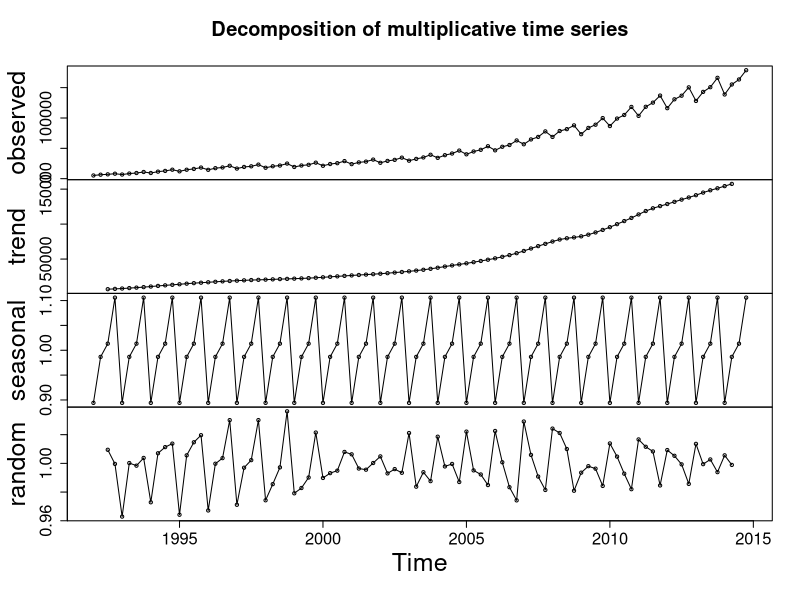
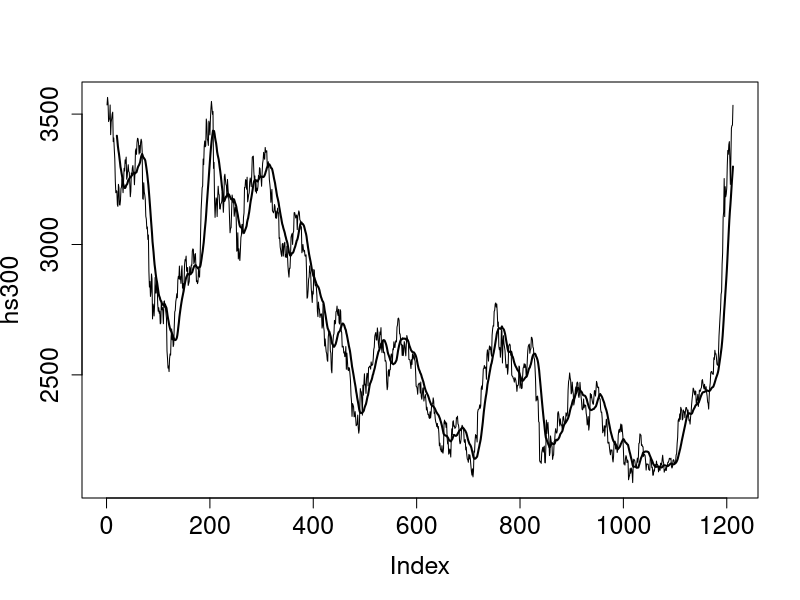
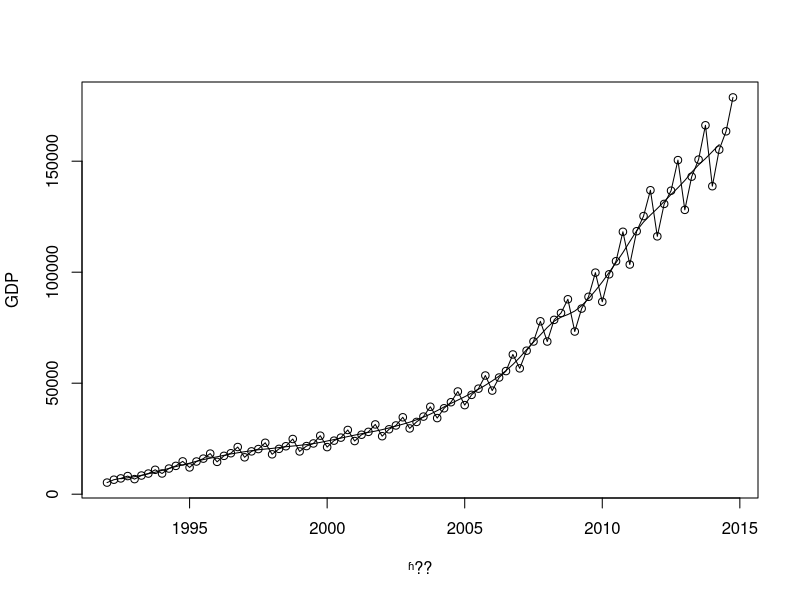
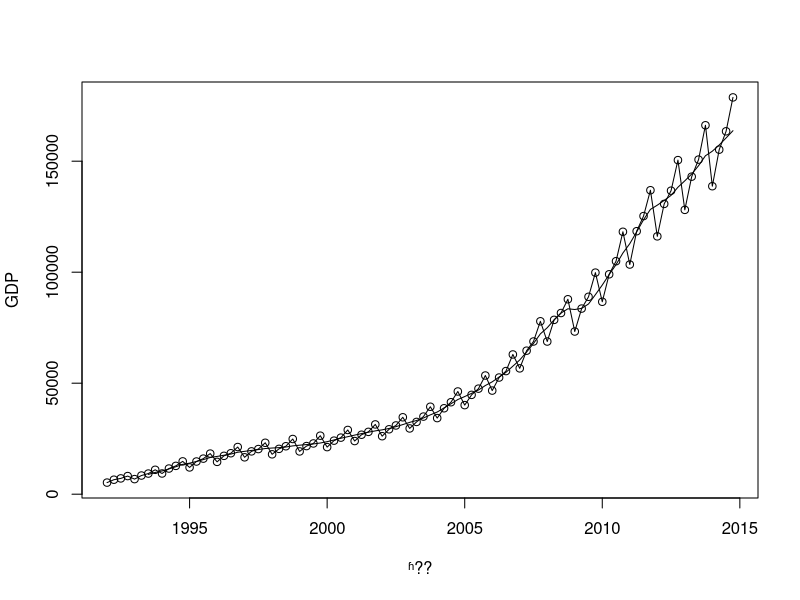
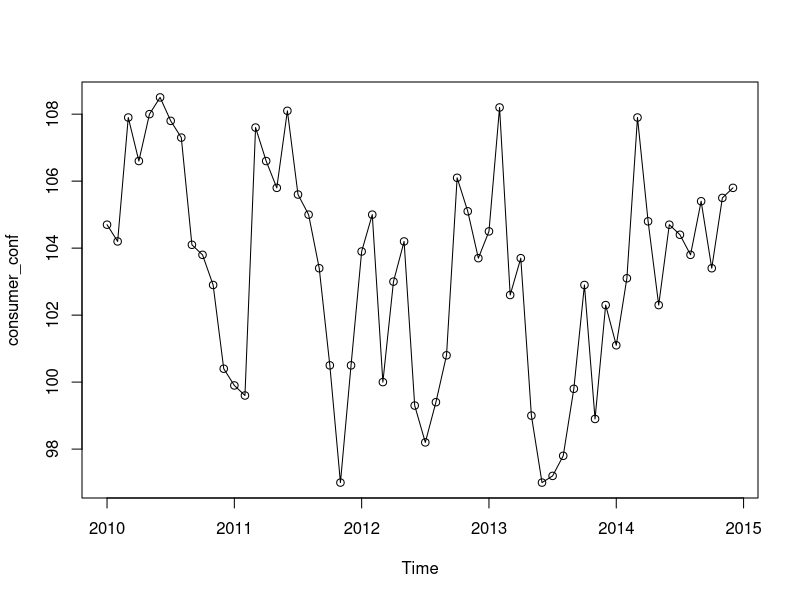
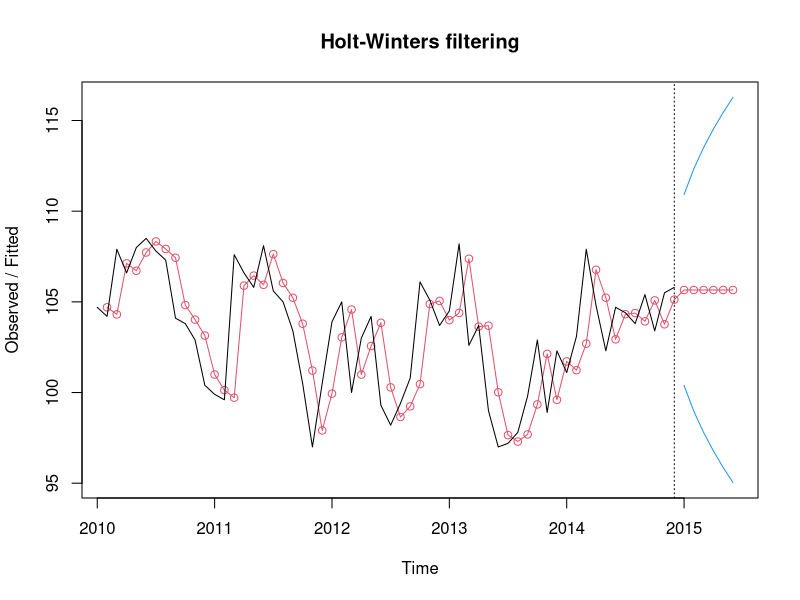
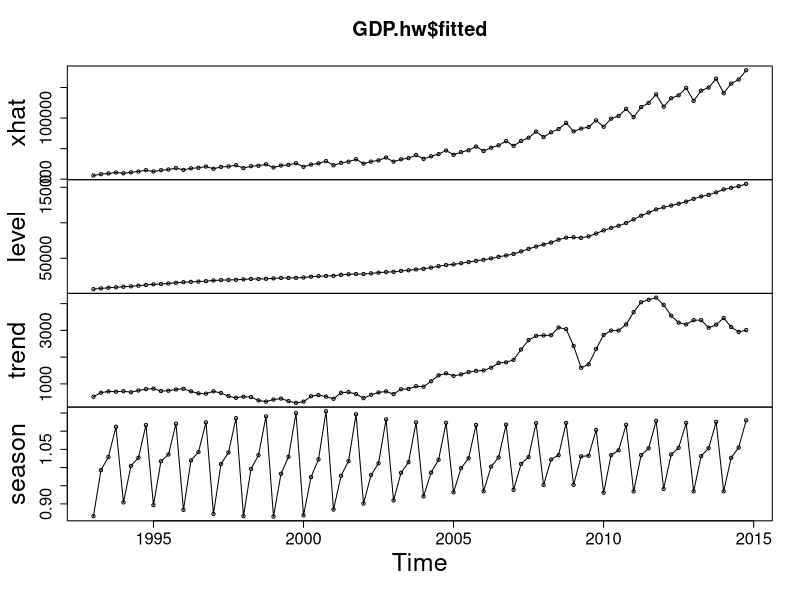
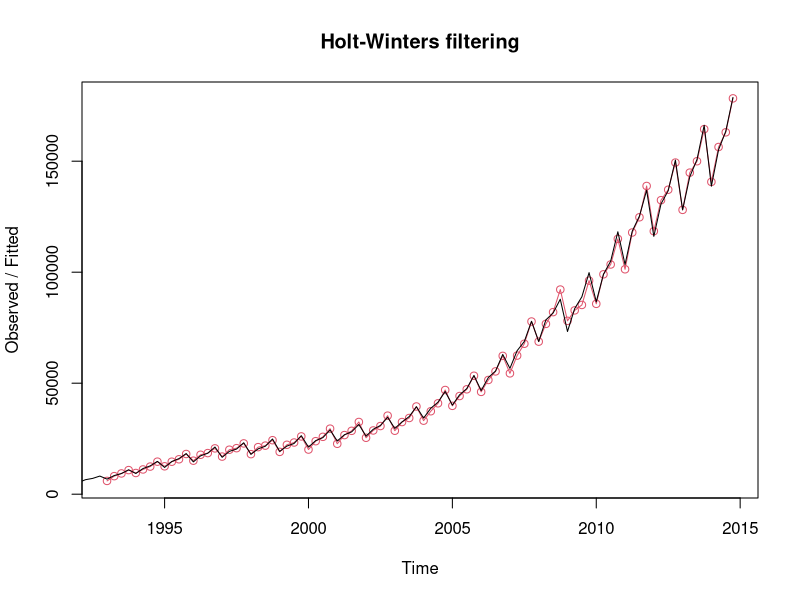

The R source for these figures, in order:
setwd("c:\\")

# ??2-1

GDP <- ts(read.csv("gdpq.csv",header=T),start=1992,freq=4)
gdp.decom <- decompose(GDP,type="multiplicative")

plot(gdp.decom,type="o",cex.axis=1.5,cex.lab=1.5)
Trend <- gdp.decom$trend    #长期趋势
Seasonal <- gdp.decom$seasonal   #季节因素
Random <- gdp.decom$random    #随机项


# ??2-2

hs300 <- read.csv("hs300.csv",header = T)[,2]

plot(hs300,type="l",cex.axis=1.5,cex.lab=1.5)
ma20 <- filter(ts(hs300),filter=rep(1/20,20),sides=1)
lines(ma20,lwd=2)

# ??2-3

GDP <- ts(read.csv("gdpq.csv",header=T),start=1992,freq=4)
trendpattern1<-filter(GDP,filter = c(1/8, 1/4, 1/4, 1/4, 1/8), sides=2)
plot(GDP,type="o",cex.axis=1.5,cex.lab=1.5,xlab="ʱ??",ylab="GDP")
lines(trendpattern1)


m1 <- filter (GDP, filter =rep(1/4,4), sides=1)
m2 <- filter (m1, filter =rep(1/4,4), sides=1)
trendpattern2=2*m1-m2
plot(GDP,type="o",cex.axis=1.5,cex.lab=1.5,xlab="ʱ??",ylab="GDP")
lines(trendpattern2)

# ??2-4

consumer_conf<-ts(read.csv("consumer_cf.csv",header=T)[,2], start = c(2010, 1), freq = 12)
plot(consumer_conf,type="o",cex.axis=1.5,cex.lab=1.5)
cf.hw1 <- HoltWinters(consumer_conf, beta=F, gamma=F)
cf.hw1

cf.hw2 <- HoltWinters(consumer_conf, alpha = 0.5, beta=F, gamma=F)
cf.hw2

cf.hw1f <- predict(cf.hw1, 6,prediction.interval = TRUE)
plot(cf.hw1,cf.hw1f,type="o",cex.axis=1.5,cex.lab=1.5)

# ??2-5


GDP <- ts(read.csv("gdpq.csv",header=T),start=1992,freq=4)
GDP.hw <- HoltWinters(GDP,seasonal="multi")
plot(GDP.hw$fitted,type="o",cex.axis=1.5,cex.lab=1.5)
plot(GDP.hw,type="o",cex.axis=1.5,cex.lab=1.5)

GDP.for <- predict(GDP.hw, n.ahead=4 * 5)
ts.plot(GDP, GDP.for, type="o",lty = 1:2)
GDP.for
